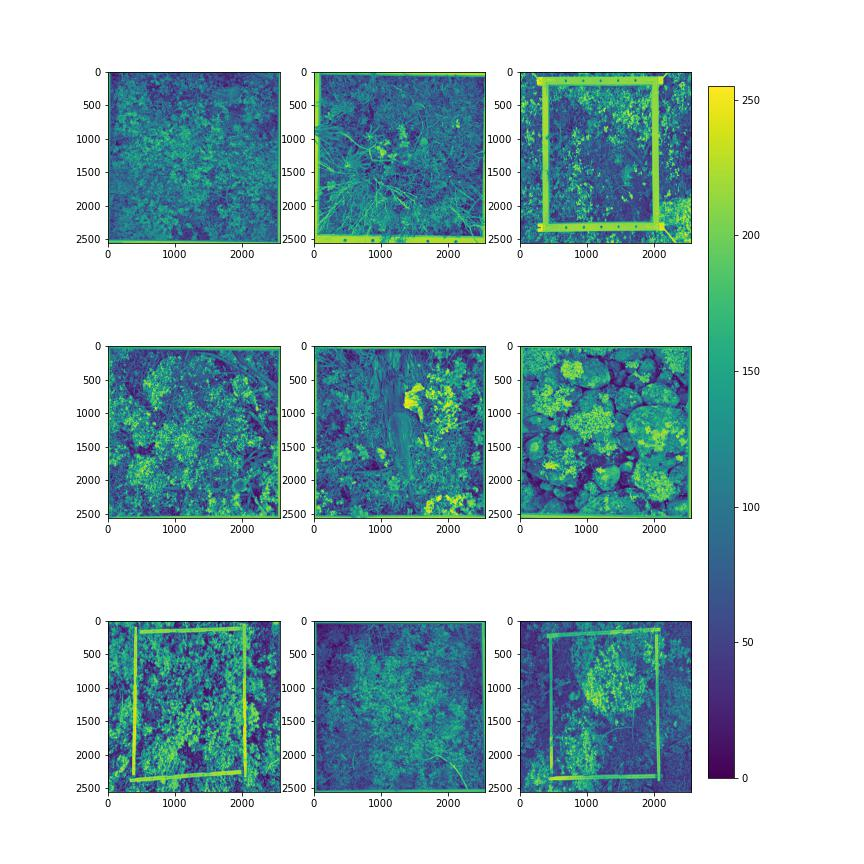
#> input picture Tester_med_ram.jpg, 864 x 864 px; its folder holds only this picture in this run
$ python -i color_correction.py   (imports and definitions only)
#> lines starting #> are read from the running program, lines starting #| are printed output that depends on the picture; after the words box and inside, x2 and y2 are one past the last pixel; in counts of white or black regions, pixels touching at a corner belong together
#> in color_correction, img is the input picture: shape (864, 864, 3); mean B, G, R 204.2, 200.8, 176.9
### removeFrame.py
import numpy as np
import cv2
import matplotlib.pyplot as plt

def removeFrame(image_path):
    '''Function that removes the frame in the image'''
#> called with image_path = 'Tester_med_ram.jpg'

    # Load image
    img = cv2.imread(image_path)

    # Create grayscale image
    gray = cv2.cvtColor(img,cv2.COLOR_BGR2GRAY)
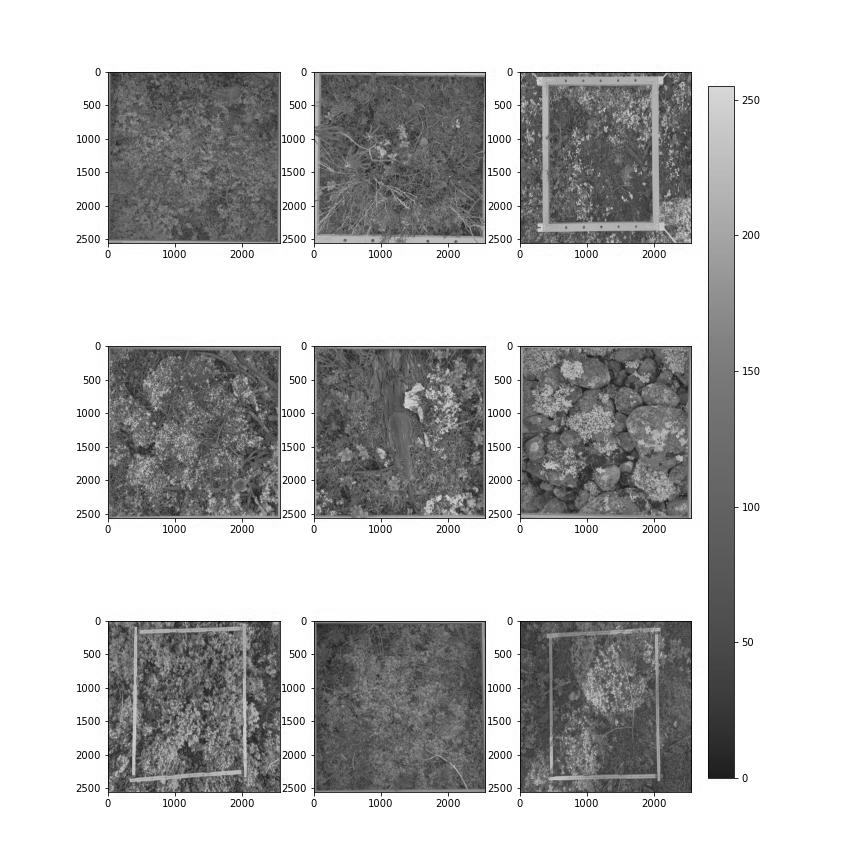
#> gray: shape (864, 864); min 0, max 255, mean 194

    # GaussionBlur the gray image
    kernel_size = 3
    blur_gray = cv2.GaussianBlur(gray,(kernel_size, kernel_size),0)

    # Threshold image
    thresh = cv2.threshold(blur_gray, 0, 255, cv2.THRESH_BINARY_INV + cv2.THRESH_OTSU)[1]
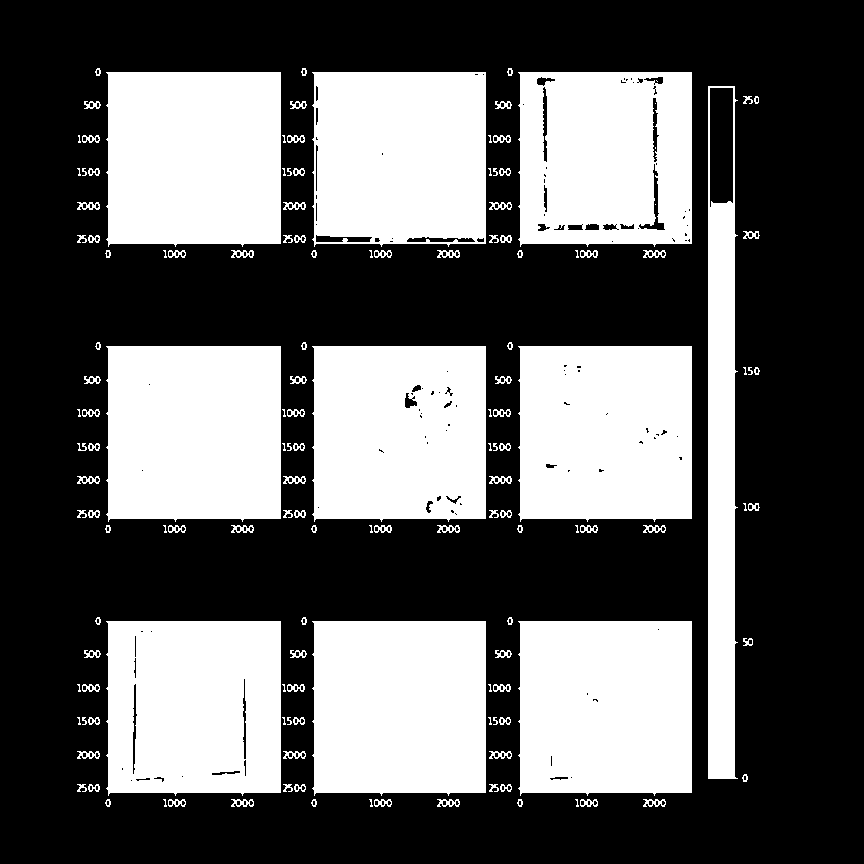
#> thresh: shape (864, 864); 38.5% white; 149 white regions (32 under 20 px), largest, box (x1, y1, x2, y2) and area: (106, 346, 281, 522) 29964, (106, 72, 281, 247) 29793, (518, 346, 692, 522) 29675

    # Create kernel used in the dilation
    kernel = cv2.getStructuringElement(cv2.MORPH_RECT, (13,13))

    # Dilate the thresholded image
    dilate = cv2.dilate(thresh, kernel, iterations=3)
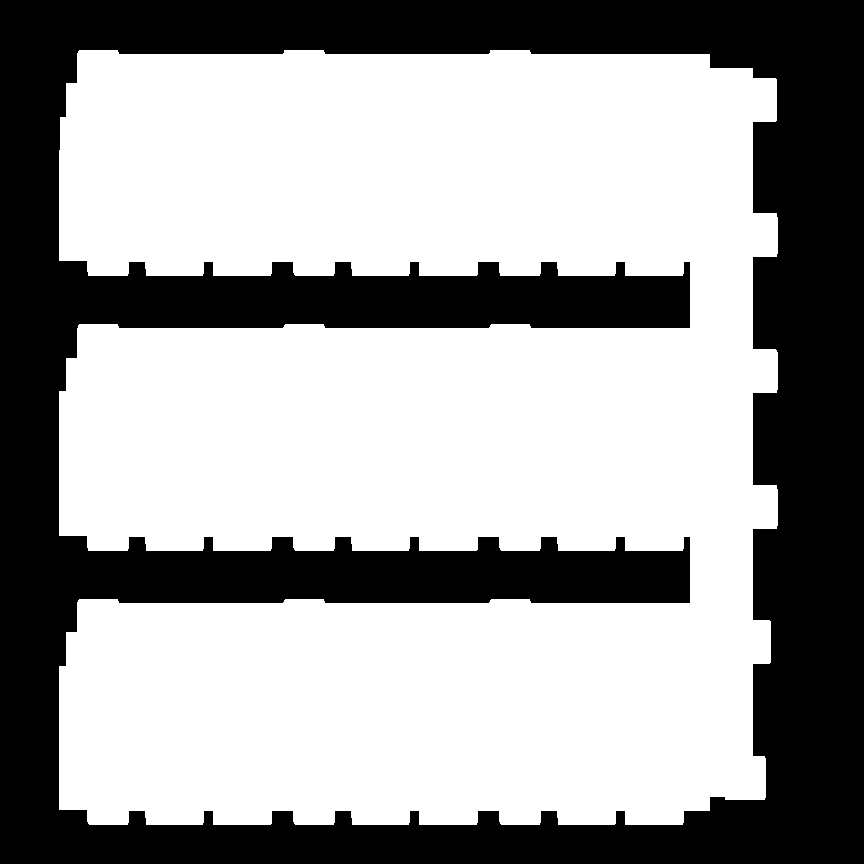
#> dilate: shape (864, 864); 62.4% white; 1 black region, box (x1, y1, x2, y2) and area: (0, 0, 864, 864) 280795

    # Fill holes
    kernel2 = cv2.getStructuringElement(cv2.MORPH_ELLIPSE,(150,150))
    res = cv2.morphologyEx(dilate,cv2.MORPH_OPEN,kernel2)
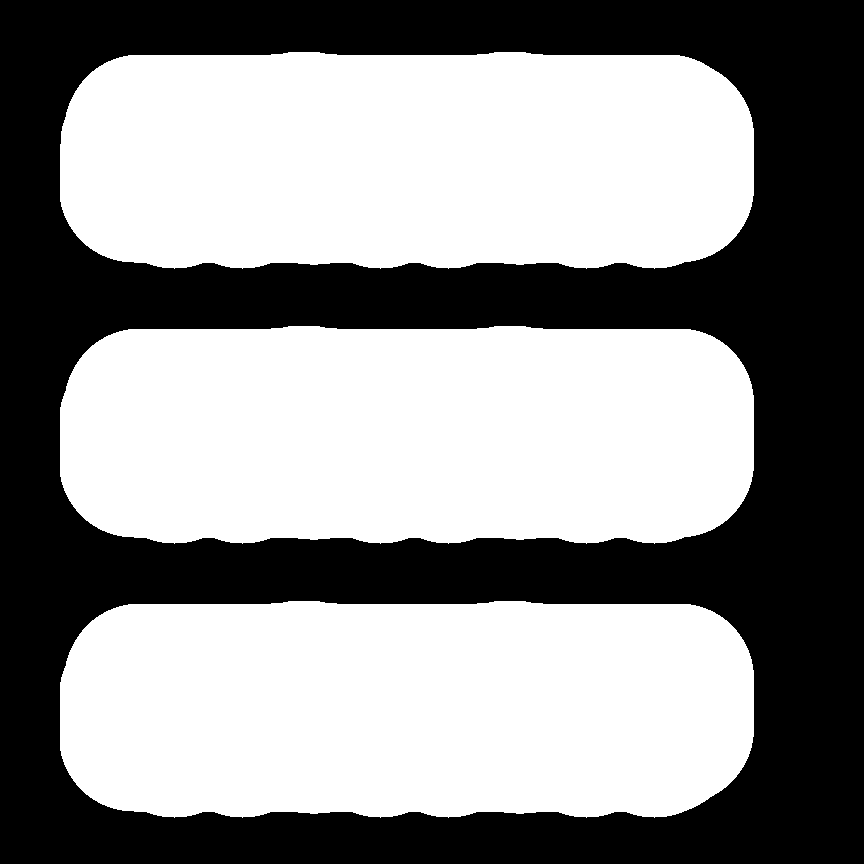
#> res: shape (864, 864); 56.6% white; 1 black region

    # Find the contours in the image
    contours = cv2.findContours(res, cv2.RETR_TREE, cv2.CHAIN_APPROX_SIMPLE)
#> contours = 3 contours; box (x1, y1, x2, y2) and area: (60, 326, 754, 544) 140733, (60, 52, 754, 269) 139626, (60, 601, 754, 818) 139612
    contours = contours[0] if len(contours) == 2 else contours[1]

    # Loop through each area
    area_list = []
    for i,contour in enumerate(contours):
        area = cv2.contourArea(contour)
        area_list.append((i,area))
#> this loop made 3 passes
#> area on passes 1 to 3: 139612, 140733, 139625.5
#> after the loop, area_list = [(0, 139612), (1, 140733), (2, 139625.5)]

    # Find maximum area
    max_tuple = max(area_list, key=lambda tup: tup[1])
#> max_tuple = (1, 140733)

    # Use boundingRect to find area within frame
    x,y,w,h = cv2.boundingRect(contours[max_tuple[0]])
#> x = 60; y = 326; w = 694; h = 218

    # Area within frame
    output = np.zeros((w,h))
    output = img[y:y+h, x:x+w]
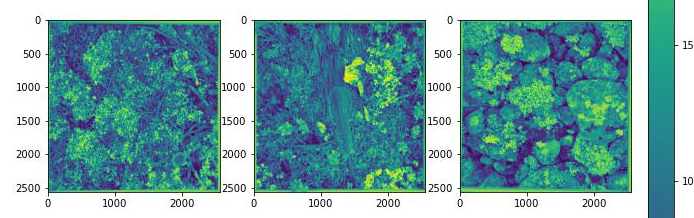
#> output: shape (218, 694, 3); mean B, G, R 171.9, 168.6, 124.7

    return output

# [4 lines that do not run on import are left out]

### color_correction.py
import cv2
import numpy as np
import sys
from matplotlib import pyplot as plt
from scipy.optimize import minimize_scalar
sys.path.append('remove_frame')
from removeFrame import removeFrame


def color_correction(path, method = 'gamma', dist_meas = 'euclidean'):
    '''Function for automatic color correction of img, based on the blue frame'''
    # Avg from graycard, in rgb = [98.918, 98.918, 98.926]
    # Assuiming linear transform and it should be rgb [124, 124, 124]. This gives the transform:
    transform = np.array([[1.25356, 0, 0],
                          [0, 1.25357, 0],
                          [0, 0, 1.25346]])
    # Avg of frameColors in rgb [31.055, 81.530, 145.941]
    # Assuming a linear transform, we get the the true colors of the frame as:
    avgBlue = np.array([[31.055], [81.530], [145.941]]);
    global trueBlue # Accessible for all distance measurments, could be passed to those functions instead
    trueBlue = np.dot(transform,avgBlue)

    # rgb to bgr, as cv2 uses bgr as standard:
    trueBlue = np.dot([[0, 0, 1],[0, 1, 0],[1,0,0]],trueBlue)

    # Read the image and remove the frame, saving the parameters about where the frame was cut in original image
    img = cv2.imread(path)
#> (the run stopped early here; a loop or call above may not have finished)
